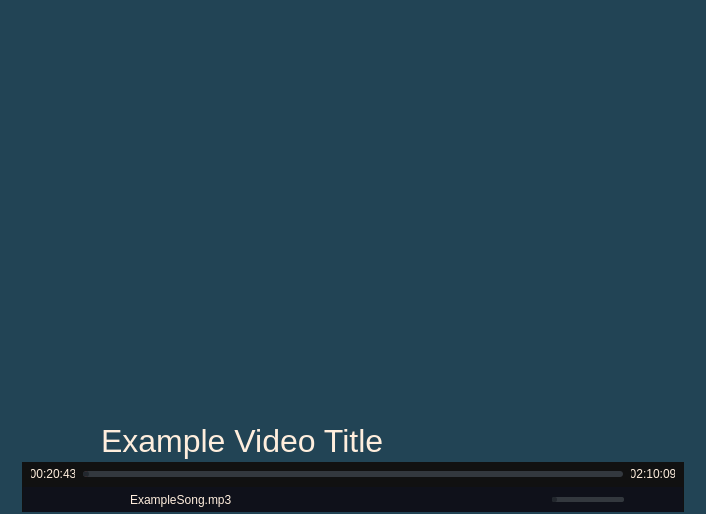
<?xml version="1.0" encoding="UTF-8"?>
<ui version="4.0">
 <class>MainWindow</class>
 <widget class="QMainWindow" name="MainWindow">
  <property name="geometry">
   <rect>
    <x>0</x>
    <y>0</y>
    <width>706</width>
    <height>514</height>
   </rect>
  </property>
  <property name="windowTitle">
   <string>MainWindow</string>
  </property>
  <widget class="QWidget" name="centralwidget">
   <property name="styleSheet">
    <string notr="true">QWidget {
background-color: #224455;
}</string>
   </property>
   <layout class="QVBoxLayout" name="verticalLayout_2">
    <property name="spacing">
     <number>0</number>
    </property>
    <property name="leftMargin">
     <number>0</number>
    </property>
    <property name="topMargin">
     <number>2</number>
    </property>
    <property name="rightMargin">
     <number>0</number>
    </property>
    <property name="bottomMargin">
     <number>2</number>
    </property>
    <item>
     <widget class="QWidget" name="VideoPlayer" native="true">
      <property name="minimumSize">
       <size>
        <width>480</width>
        <height>270</height>
       </size>
      </property>
      <property name="styleSheet">
       <string notr="true"/>
      </property>
      <layout class="QVBoxLayout" name="verticalLayout">
       <property name="spacing">
        <number>0</number>
       </property>
       <property name="leftMargin">
        <number>0</number>
       </property>
       <property name="topMargin">
        <number>0</number>
       </property>
       <property name="rightMargin">
        <number>0</number>
       </property>
       <property name="bottomMargin">
        <number>0</number>
       </property>
       <item>
        <spacer name="verticalSpacer">
         <property name="orientation">
          <enum>Qt::Vertical</enum>
         </property>
         <property name="sizeHint" stdset="0">
          <size>
           <width>20</width>
           <height>40</height>
          </size>
         </property>
        </spacer>
       </item>
       <item>
        <widget class="QFrame" name="frame">
         <layout class="QHBoxLayout" name="horizontalLayout_2" stretch="1,5,1">
          <property name="spacing">
           <number>0</number>
          </property>
          <property name="leftMargin">
           <number>0</number>
          </property>
          <property name="topMargin">
           <number>0</number>
          </property>
          <property name="rightMargin">
           <number>0</number>
          </property>
          <property name="bottomMargin">
           <number>0</number>
          </property>
          <item>
           <spacer name="videoTitleRightSpacer_2">
            <property name="orientation">
             <enum>Qt::Horizontal</enum>
            </property>
            <property name="sizeHint" stdset="0">
             <size>
              <width>88</width>
              <height>39</height>
             </size>
            </property>
           </spacer>
          </item>
          <item>
           <widget class="QLabel" name="videoTitleLabel">
            <property name="minimumSize">
             <size>
              <width>460</width>
              <height>42</height>
             </size>
            </property>
            <property name="styleSheet">
             <string notr="true">QLabel {
background: transparent;
color: #FFEEDD;
font-family: &quot;Helvetica&quot;, sans-serif;
font-size: 32px;
}</string>
            </property>
            <property name="text">
             <string>Example Video Title</string>
            </property>
           </widget>
          </item>
          <item>
           <spacer name="videoTitleRightSpacer">
            <property name="orientation">
             <enum>Qt::Horizontal</enum>
            </property>
            <property name="sizeHint" stdset="0">
             <size>
              <width>88</width>
              <height>39</height>
             </size>
            </property>
           </spacer>
          </item>
         </layout>
        </widget>
       </item>
      </layout>
     </widget>
    </item>
    <item>
     <widget class="QFrame" name="Player">
      <layout class="QHBoxLayout" name="horizontalLayout">
       <property name="spacing">
        <number>0</number>
       </property>
       <property name="leftMargin">
        <number>0</number>
       </property>
       <property name="topMargin">
        <number>0</number>
       </property>
       <property name="rightMargin">
        <number>0</number>
       </property>
       <property name="bottomMargin">
        <number>0</number>
       </property>
       <item>
        <spacer name="horizontalSpacer_2">
         <property name="orientation">
          <enum>Qt::Horizontal</enum>
         </property>
         <property name="sizeHint" stdset="0">
          <size>
           <width>40</width>
           <height>20</height>
          </size>
         </property>
        </spacer>
       </item>
       <item>
        <widget class="QFrame" name="MediaPlayer">
         <property name="minimumSize">
          <size>
           <width>480</width>
           <height>50</height>
          </size>
         </property>
         <property name="maximumSize">
          <size>
           <width>16777215</width>
           <height>56</height>
          </size>
         </property>
         <property name="styleSheet">
          <string notr="true"/>
         </property>
         <layout class="QHBoxLayout" name="mediaControlHorizontalLayout" stretch="3">
          <property name="spacing">
           <number>0</number>
          </property>
          <property name="leftMargin">
           <number>0</number>
          </property>
          <property name="topMargin">
           <number>0</number>
          </property>
          <property name="rightMargin">
           <number>0</number>
          </property>
          <property name="bottomMargin">
           <number>0</number>
          </property>
          <item>
           <widget class="QFrame" name="MediaController">
            <property name="minimumSize">
             <size>
              <width>480</width>
              <height>50</height>
             </size>
            </property>
            <property name="maximumSize">
             <size>
              <width>680</width>
              <height>56</height>
             </size>
            </property>
            <property name="styleSheet">
             <string notr="true">QFrame {
    background-color: #111111;
	font-family: &quot;Helvetica&quot;, sans-serif;
}</string>
            </property>
            <layout class="QVBoxLayout" name="mediaPlayerVerticalLayout">
             <property name="spacing">
              <number>0</number>
             </property>
             <property name="leftMargin">
              <number>1</number>
             </property>
             <property name="topMargin">
              <number>0</number>
             </property>
             <property name="rightMargin">
              <number>1</number>
             </property>
             <property name="bottomMargin">
              <number>0</number>
             </property>
             <item>
              <widget class="QFrame" name="MediaProgressBar">
               <property name="styleSheet">
                <string notr="true"/>
               </property>
               <layout class="QHBoxLayout" name="mediaProgressBarHorizontalLayout" stretch="0,0,0">
                <property name="spacing">
                 <number>8</number>
                </property>
                <property name="leftMargin">
                 <number>8</number>
                </property>
                <property name="topMargin">
                 <number>0</number>
                </property>
                <property name="rightMargin">
                 <number>8</number>
                </property>
                <property name="bottomMargin">
                 <number>0</number>
                </property>
                <item>
                 <widget class="QLabel" name="playbackTimeLabel">
                  <property name="minimumSize">
                   <size>
                    <width>44</width>
                    <height>16</height>
                   </size>
                  </property>
                  <property name="maximumSize">
                   <size>
                    <width>44</width>
                    <height>16</height>
                   </size>
                  </property>
                  <property name="styleSheet">
                   <string notr="true">QLabel {
background: transparent;
color: #FFEEDD;
font-family: &quot;Helvetica&quot;, sans-serif;
}</string>
                  </property>
                  <property name="text">
                   <string>00:20:43</string>
                  </property>
                  <property name="alignment">
                   <set>Qt::AlignCenter</set>
                  </property>
                 </widget>
                </item>
                <item>
                 <widget class="QSlider" name="playbackProgress">
                  <property name="minimumSize">
                   <size>
                    <width>360</width>
                    <height>8</height>
                   </size>
                  </property>
                  <property name="maximumSize">
                   <size>
                    <width>16777215</width>
                    <height>8</height>
                   </size>
                  </property>
                  <property name="styleSheet">
                   <string notr="true">QSlider {
    background: transparent;
    height: 6px;
}

QSlider::groove:horizontal {
    border: none;
    height: 6px;
    background: #33383E;
    border-radius: 3px;
}

QSlider::handle:horizontal {
    width: 6px;
    background: #22272d;
    border-radius: 3px;
}

QSlider::sub-page:horizontal {
    background: #F1594B;
	margin-left: 2px;
	width: 6px;
    border-radius: 3px;
}
</string>
                  </property>
                  <property name="maximum">
                   <number>499</number>
                  </property>
                  <property name="orientation">
                   <enum>Qt::Horizontal</enum>
                  </property>
                 </widget>
                </item>
                <item>
                 <widget class="QLabel" name="mediaLenghtLabel">
                  <property name="minimumSize">
                   <size>
                    <width>44</width>
                    <height>16</height>
                   </size>
                  </property>
                  <property name="maximumSize">
                   <size>
                    <width>44</width>
                    <height>16</height>
                   </size>
                  </property>
                  <property name="layoutDirection">
                   <enum>Qt::LeftToRight</enum>
                  </property>
                  <property name="styleSheet">
                   <string notr="true">QLabel {
background: transparent;
color: #FFEEDD;
font-family: &quot;Helvetica&quot;, sans-serif;
}</string>
                  </property>
                  <property name="text">
                   <string>02:10:09</string>
                  </property>
                  <property name="alignment">
                   <set>Qt::AlignCenter</set>
                  </property>
                 </widget>
                </item>
               </layout>
              </widget>
             </item>
             <item>
              <widget class="QFrame" name="MediaButtons">
               <property name="styleSheet">
                <string notr="true">QFrame {
    background-color: #0F111A; 
}

QPushButton { 
	background: transparent; border: none;  border-radius: 5px;
}

QPushButton:hover {
	background-color:#33383E; 
	border-style: solid; 
	border-radius: 2px; 
}

QPushButton:pressed {
	 background-color: #4455FF; 
	border-style: solid; 
	border-radius: 2px; 
}</string>
               </property>
               <layout class="QHBoxLayout" name="mediaButtonsHorizontalLayout" stretch="10,0,0,20,100,20,0,0,0,5,0,0,0,10,0,15,5,0">
                <property name="spacing">
                 <number>2</number>
                </property>
                <property name="leftMargin">
                 <number>0</number>
                </property>
                <property name="topMargin">
                 <number>0</number>
                </property>
                <property name="rightMargin">
                 <number>0</number>
                </property>
                <property name="bottomMargin">
                 <number>0</number>
                </property>
                <item>
                 <spacer name="meadiaButtonsHorizontalSpacer_1">
                  <property name="orientation">
                   <enum>Qt::Horizontal</enum>
                  </property>
                  <property name="sizeHint" stdset="0">
                   <size>
                    <width>40</width>
                    <height>20</height>
                   </size>
                  </property>
                 </spacer>
                </item>
                <item>
                 <widget class="QPushButton" name="fileOpenerButton">
                  <property name="minimumSize">
                   <size>
                    <width>24</width>
                    <height>24</height>
                   </size>
                  </property>
                  <property name="maximumSize">
                   <size>
                    <width>24</width>
                    <height>24</height>
                   </size>
                  </property>
                  <property name="text">
                   <string/>
                  </property>
                  <property name="icon">
                   <iconset resource="res.qrc">
                    <normaloff>:/icons/icons/cil-folder-open.png</normaloff>:/icons/icons/cil-folder-open.png</iconset>
                  </property>
                 </widget>
                </item>
                <item>
                 <widget class="QPushButton" name="playerLockButton">
                  <property name="minimumSize">
                   <size>
                    <width>24</width>
                    <height>24</height>
                   </size>
                  </property>
                  <property name="maximumSize">
                   <size>
                    <width>24</width>
                    <height>24</height>
                   </size>
                  </property>
                  <property name="text">
                   <string/>
                  </property>
                  <property name="icon">
                   <iconset resource="res.qrc">
                    <normaloff>:/icons/icons/cil-lock-locked.png</normaloff>:/icons/icons/cil-lock-locked.png</iconset>
                  </property>
                 </widget>
                </item>
                <item>
                 <spacer name="meadiaButtonsHorizontalSpacer_2">
                  <property name="orientation">
                   <enum>Qt::Horizontal</enum>
                  </property>
                  <property name="sizeHint" stdset="0">
                   <size>
                    <width>40</width>
                    <height>20</height>
                   </size>
                  </property>
                 </spacer>
                </item>
                <item>
                 <widget class="QLabel" name="mediaTitle">
                  <property name="minimumSize">
                   <size>
                    <width>60</width>
                    <height>0</height>
                   </size>
                  </property>
                  <property name="styleSheet">
                   <string notr="true">QLabel {
background: transparent;
color: #FFEEDD;
font-family: &quot;Helvetica&quot;, sans-serif;
}</string>
                  </property>
                  <property name="text">
                   <string>ExampleSong.mp3</string>
                  </property>
                 </widget>
                </item>
                <item>
                 <spacer name="horizontalSpacer">
                  <property name="orientation">
                   <enum>Qt::Horizontal</enum>
                  </property>
                  <property name="sizeHint" stdset="0">
                   <size>
                    <width>40</width>
                    <height>20</height>
                   </size>
                  </property>
                 </spacer>
                </item>
                <item>
                 <widget class="QPushButton" name="mediaPreviousButton">
                  <property name="minimumSize">
                   <size>
                    <width>24</width>
                    <height>24</height>
                   </size>
                  </property>
                  <property name="maximumSize">
                   <size>
                    <width>24</width>
                    <height>24</height>
                   </size>
                  </property>
                  <property name="text">
                   <string/>
                  </property>
                  <property name="icon">
                   <iconset resource="res.qrc">
                    <normaloff>:/icons/icons/cil-media-step-backward.png</normaloff>:/icons/icons/cil-media-step-backward.png</iconset>
                  </property>
                  <property name="iconSize">
                   <size>
                    <width>20</width>
                    <height>20</height>
                   </size>
                  </property>
                 </widget>
                </item>
                <item>
                 <widget class="QPushButton" name="mediaPlayPauseButton">
                  <property name="minimumSize">
                   <size>
                    <width>24</width>
                    <height>24</height>
                   </size>
                  </property>
                  <property name="maximumSize">
                   <size>
                    <width>24</width>
                    <height>24</height>
                   </size>
                  </property>
                  <property name="text">
                   <string/>
                  </property>
                  <property name="icon">
                   <iconset resource="res.qrc">
                    <normaloff>:/icons/icons/cil-media-play.png</normaloff>:/icons/icons/cil-media-play.png</iconset>
                  </property>
                  <property name="iconSize">
                   <size>
                    <width>20</width>
                    <height>20</height>
                   </size>
                  </property>
                 </widget>
                </item>
                <item>
                 <widget class="QPushButton" name="mediaNextButton">
                  <property name="minimumSize">
                   <size>
                    <width>24</width>
                    <height>24</height>
                   </size>
                  </property>
                  <property name="maximumSize">
                   <size>
                    <width>24</width>
                    <height>24</height>
                   </size>
                  </property>
                  <property name="text">
                   <string/>
                  </property>
                  <property name="icon">
                   <iconset resource="res.qrc">
                    <normaloff>:/icons/icons/cil-media-step-forward.png</normaloff>:/icons/icons/cil-media-step-forward.png</iconset>
                  </property>
                  <property name="iconSize">
                   <size>
                    <width>20</width>
                    <height>20</height>
                   </size>
                  </property>
                 </widget>
                </item>
                <item>
                 <spacer name="meadiaButtonsHorizontalSpacer_3">
                  <property name="orientation">
                   <enum>Qt::Horizontal</enum>
                  </property>
                  <property name="sizeHint" stdset="0">
                   <size>
                    <width>40</width>
                    <height>20</height>
                   </size>
                  </property>
                 </spacer>
                </item>
                <item>
                 <widget class="QPushButton" name="mediaRepeatButton">
                  <property name="minimumSize">
                   <size>
                    <width>24</width>
                    <height>24</height>
                   </size>
                  </property>
                  <property name="maximumSize">
                   <size>
                    <width>24</width>
                    <height>24</height>
                   </size>
                  </property>
                  <property name="text">
                   <string/>
                  </property>
                  <property name="icon">
                   <iconset resource="res.qrc">
                    <normaloff>:/icons/icons/cil-loop.png</normaloff>:/icons/icons/cil-loop.png</iconset>
                  </property>
                  <property name="iconSize">
                   <size>
                    <width>20</width>
                    <height>20</height>
                   </size>
                  </property>
                 </widget>
                </item>
                <item>
                 <widget class="QPushButton" name="mediaShuffleButton">
                  <property name="minimumSize">
                   <size>
                    <width>24</width>
                    <height>24</height>
                   </size>
                  </property>
                  <property name="maximumSize">
                   <size>
                    <width>24</width>
                    <height>24</height>
                   </size>
                  </property>
                  <property name="text">
                   <string/>
                  </property>
                  <property name="icon">
                   <iconset resource="res.qrc">
                    <normaloff>:/icons/icons/cil-infinity.png</normaloff>:/icons/icons/cil-infinity.png</iconset>
                  </property>
                 </widget>
                </item>
                <item>
                 <widget class="QPushButton" name="mediaAudioTrack">
                  <property name="minimumSize">
                   <size>
                    <width>24</width>
                    <height>24</height>
                   </size>
                  </property>
                  <property name="maximumSize">
                   <size>
                    <width>24</width>
                    <height>24</height>
                   </size>
                  </property>
                  <property name="text">
                   <string/>
                  </property>
                  <property name="icon">
                   <iconset resource="res.qrc">
                    <normaloff>:/icons/icons/cil-notes.png</normaloff>:/icons/icons/cil-notes.png</iconset>
                  </property>
                  <property name="iconSize">
                   <size>
                    <width>20</width>
                    <height>20</height>
                   </size>
                  </property>
                 </widget>
                </item>
                <item>
                 <spacer name="meadiaButtonsHorizontalSpacer_4">
                  <property name="orientation">
                   <enum>Qt::Horizontal</enum>
                  </property>
                  <property name="sizeHint" stdset="0">
                   <size>
                    <width>40</width>
                    <height>20</height>
                   </size>
                  </property>
                 </spacer>
                </item>
                <item>
                 <widget class="QPushButton" name="mediaMuteButton">
                  <property name="minimumSize">
                   <size>
                    <width>16</width>
                    <height>16</height>
                   </size>
                  </property>
                  <property name="maximumSize">
                   <size>
                    <width>16</width>
                    <height>16</height>
                   </size>
                  </property>
                  <property name="text">
                   <string/>
                  </property>
                  <property name="icon">
                   <iconset resource="res.qrc">
                    <normaloff>:/icons/icons/cil-volume-high.png</normaloff>:/icons/icons/cil-volume-high.png</iconset>
                  </property>
                 </widget>
                </item>
                <item>
                 <widget class="QSlider" name="volumeSlider">
                  <property name="minimumSize">
                   <size>
                    <width>72</width>
                    <height>6</height>
                   </size>
                  </property>
                  <property name="styleSheet">
                   <string notr="true">QSlider {
    background: transparent;
    height: 5px;
}

QSlider::groove:horizontal {
    border: none;
    height: 5px;
    background: #33383E;
    border-radius: 2px;
}

QSlider::handle:horizontal {
    width: 5px;
    background: #22272d;
    border-radius: 2px;
}

QSlider::sub-page:horizontal {
    background: #4b59f1;
	margin-left: 2px;
	width: 5px;
    border-radius: 2px;
}

</string>
                  </property>
                  <property name="orientation">
                   <enum>Qt::Horizontal</enum>
                  </property>
                 </widget>
                </item>
                <item>
                 <spacer name="meadiaButtonsHorizontalSpacer_5">
                  <property name="orientation">
                   <enum>Qt::Horizontal</enum>
                  </property>
                  <property name="sizeHint" stdset="0">
                   <size>
                    <width>40</width>
                    <height>20</height>
                   </size>
                  </property>
                 </spacer>
                </item>
                <item>
                 <widget class="QFrame" name="appControlButton">
                  <property name="styleSheet">
                   <string notr="true"/>
                  </property>
                  <layout class="QHBoxLayout" name="horizontalLayout_3">
                   <property name="spacing">
                    <number>0</number>
                   </property>
                   <property name="leftMargin">
                    <number>0</number>
                   </property>
                   <property name="topMargin">
                    <number>0</number>
                   </property>
                   <property name="rightMargin">
                    <number>0</number>
                   </property>
                   <property name="bottomMargin">
                    <number>0</number>
                   </property>
                   <item>
                    <widget class="QPushButton" name="minimizeButton">
                     <property name="minimumSize">
                      <size>
                       <width>24</width>
                       <height>24</height>
                      </size>
                     </property>
                     <property name="maximumSize">
                      <size>
                       <width>24</width>
                       <height>24</height>
                      </size>
                     </property>
                     <property name="styleSheet">
                      <string notr="true">QPushButton { 
	background: transparent; border-radius: 0px;
}
QPushButton:hover {
	background-color:#665622;; 
}
QPushButton:pressed {
	 background-color: #AAAA00; 
}</string>
                     </property>
                     <property name="text">
                      <string/>
                     </property>
                     <property name="icon">
                      <iconset resource="res.qrc">
                       <normaloff>:/icons/icons/icon_minimize.png</normaloff>:/icons/icons/icon_minimize.png</iconset>
                     </property>
                    </widget>
                   </item>
                   <item>
                    <widget class="QPushButton" name="closeButton">
                     <property name="minimumSize">
                      <size>
                       <width>24</width>
                       <height>24</height>
                      </size>
                     </property>
                     <property name="maximumSize">
                      <size>
                       <width>24</width>
                       <height>24</height>
                      </size>
                     </property>
                     <property name="styleSheet">
                      <string notr="true">QPushButton:hover {
	background-color:#962128; 
	border-style: none;
	border-radius: 0px;
}
QPushButton:pressed {
	 background-color: #ff0000;
	border-style: none;
	border-radius: 0px;
}</string>
                     </property>
                     <property name="text">
                      <string/>
                     </property>
                     <property name="icon">
                      <iconset resource="res.qrc">
                       <normaloff>:/icons/icons/icon_close.png</normaloff>:/icons/icons/icon_close.png</iconset>
                     </property>
                     <property name="checkable">
                      <bool>false</bool>
                     </property>
                    </widget>
                   </item>
                  </layout>
                 </widget>
                </item>
               </layout>
              </widget>
             </item>
            </layout>
           </widget>
          </item>
         </layout>
        </widget>
       </item>
       <item>
        <spacer name="horizontalSpacer_3">
         <property name="orientation">
          <enum>Qt::Horizontal</enum>
         </property>
         <property name="sizeHint" stdset="0">
          <size>
           <width>40</width>
           <height>20</height>
          </size>
         </property>
        </spacer>
       </item>
      </layout>
     </widget>
    </item>
   </layout>
  </widget>
 </widget>
 <resources>
  <include location="res.qrc"/>
 </resources>
 <connections/>
</ui>
